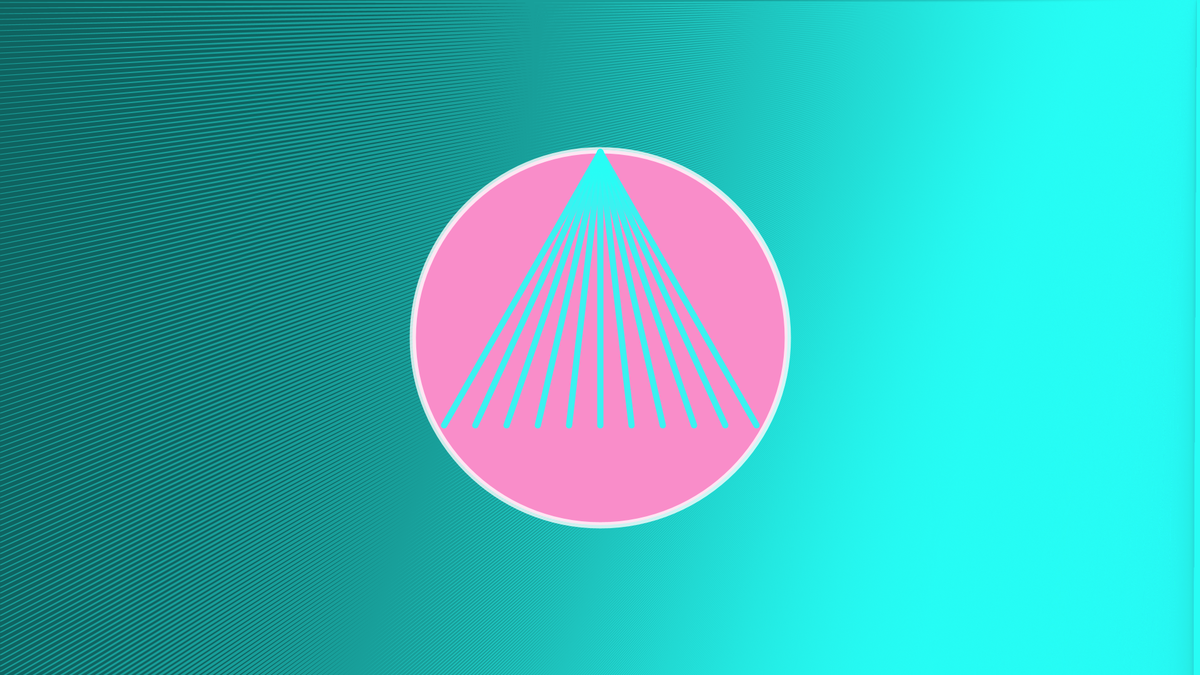
Frame 1 (no input)
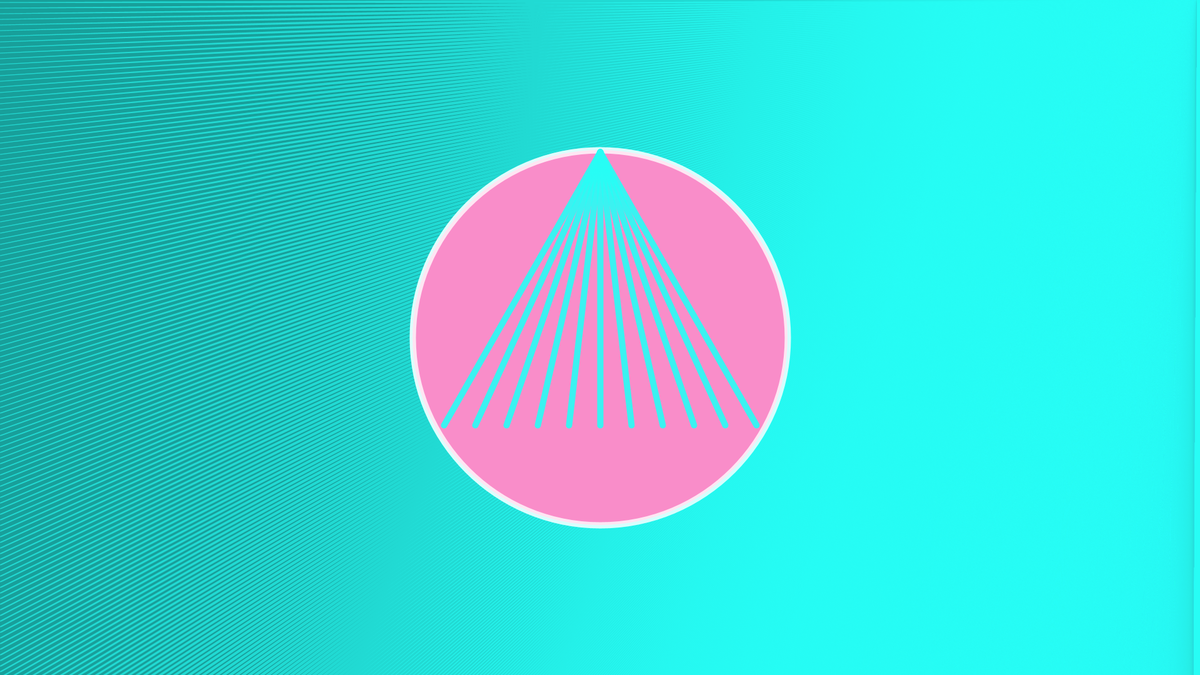
Frame 2 (the mouse pressed at the canvas centre, redrawn once)

The Processing sketch that drew these frames (run headless with seeded random() and noise(); the mouse was pressed at the canvas centre and the sketch redrawn once):

// Processing sketch: linesopen
// ── linesopen.pde
color c1, c2, c3, c4;
void setup() {
  size(1920, 1080);
  smooth();
  c1 = color(255, 255, 255);
  c2 = color(39, 253, 245);
  c3 = color(249, 141, 201);
  c4 = color(247, 101, 184);
  background(0);
  noLoop();
}

void draw(){

  for(int i=-1; i<width*200;i+=9){
  stroke(c2, 100);
  strokeWeight(10);
  line(width,0,0*i,i);
  }
 
 ellipseMode(CENTER);
 stroke(c1,200);
 fill(c3);
 ellipse(width/2,height/2,600,600);
 
 stroke(c2,230);
 for(int i=570;i<1120;i+=50){
   line(width/2,height*0.31759259259-100,140+i,height*0.58333333333+50);
 }
 
  save("lines.png");
}
